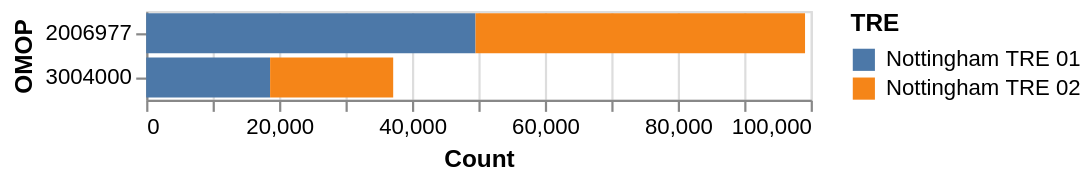

The notebook cell this image was saved under:
### Markdown cell above
If you have codes that you're interested in, you can use the `.plot_by_codes(list_of_codes)` method to get a barplot of those.

### Code cell
codesets.plot_by_codes([3004000, 2006977])

### Figure 1 — Vega-Lite specification as saved in the notebook (floating-point values rounded to 4 significant figures)
{"config": {"view": {"continuousWidth": 300, "continuousHeight": 300}}, "data": {"name": "data-829b32614b6f22fe77ac69a7071a7fe7"}, "mark": {"type": "bar"}, "encoding": {"color": {"field": "TRE", "type": "nominal"}, "tooltip": {"field": "OMOP_DESCR", "type": "nominal"}, "x": {"field": "Count", "type": "quantitative"}, "y": {"field": "OMOP", "sort": "-x", "type": "nominal"}}, "$schema": "https://vega.github.io/schema/vega-lite/v6.1.0.json", "datasets": {"data-829b32614b6f22fe77ac69a7071a7fe7": [{"OMOP": 2006977, "TRE": "Nottingham TRE 01", "Count": 49560.0, "OMOP_DESCR": "Interview and evaluation, described as limited"}, {"OMOP": 2006977, "TRE": "Nottingham TRE 02", "Count": 49590.0, "OMOP_DESCR": "Interview and evaluation, described as limited"}, {"OMOP": 3004000, "TRE": "Nottingham TRE 01", "Count": 18650.0, "OMOP_DESCR": "Physical findings of Skin Narrative"}, {"OMOP": 3004000, "TRE": "Nottingham TRE 02", "Count": 18520.0, "OMOP_DESCR": "Physical findings of Skin Narrative"}]}}
